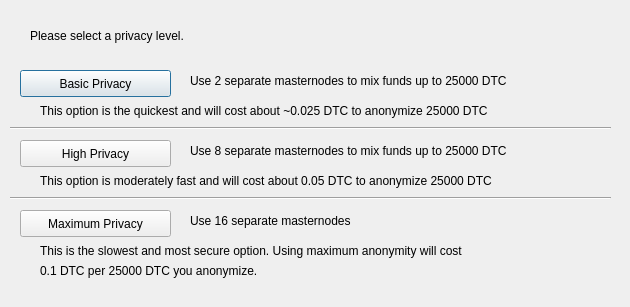
<?xml version="1.0" encoding="UTF-8"?>
<ui version="4.0">
 <class>DarksendConfig</class>
 <widget class="QDialog" name="DarksendConfig">
  <property name="geometry">
   <rect>
    <x>0</x>
    <y>0</y>
    <width>630</width>
    <height>307</height>
   </rect>
  </property>
  <property name="windowTitle">
   <string>Configure Darksend</string>
  </property>
  <widget class="QPushButton" name="buttonBasic">
   <property name="geometry">
    <rect>
     <x>20</x>
     <y>70</y>
     <width>151</width>
     <height>27</height>
    </rect>
   </property>
   <property name="text">
    <string>Basic Privacy</string>
   </property>
  </widget>
  <widget class="QPushButton" name="buttonHigh">
   <property name="geometry">
    <rect>
     <x>20</x>
     <y>140</y>
     <width>151</width>
     <height>27</height>
    </rect>
   </property>
   <property name="text">
    <string>High Privacy</string>
   </property>
  </widget>
  <widget class="QPushButton" name="buttonMax">
   <property name="geometry">
    <rect>
     <x>20</x>
     <y>210</y>
     <width>151</width>
     <height>27</height>
    </rect>
   </property>
   <property name="text">
    <string>Maximum Privacy</string>
   </property>
  </widget>
  <widget class="QLabel" name="label">
   <property name="geometry">
    <rect>
     <x>30</x>
     <y>20</y>
     <width>571</width>
     <height>31</height>
    </rect>
   </property>
   <property name="text">
    <string>Please select a privacy level.</string>
   </property>
  </widget>
  <widget class="QLabel" name="label_2">
   <property name="geometry">
    <rect>
     <x>190</x>
     <y>70</y>
     <width>421</width>
     <height>21</height>
    </rect>
   </property>
   <property name="text">
    <string>Use 2 separate masternodes to mix funds up to 25000 DTC</string>
   </property>
  </widget>
  <widget class="QLabel" name="label_3">
   <property name="geometry">
    <rect>
     <x>190</x>
     <y>140</y>
     <width>411</width>
     <height>21</height>
    </rect>
   </property>
   <property name="text">
    <string>Use 8 separate masternodes to mix funds up to 25000 DTC</string>
   </property>
  </widget>
  <widget class="QLabel" name="label_4">
   <property name="geometry">
    <rect>
     <x>190</x>
     <y>210</y>
     <width>421</width>
     <height>21</height>
    </rect>
   </property>
   <property name="text">
    <string>Use 16 separate masternodes</string>
   </property>
  </widget>
  <widget class="QLabel" name="label_6">
   <property name="geometry">
    <rect>
     <x>40</x>
     <y>100</y>
     <width>561</width>
     <height>21</height>
    </rect>
   </property>
   <property name="text">
    <string>This option is the quickest and will cost about ~0.025 DTC to anonymize 25000 DTC</string>
   </property>
  </widget>
  <widget class="QLabel" name="label_7">
   <property name="geometry">
    <rect>
     <x>40</x>
     <y>170</y>
     <width>561</width>
     <height>21</height>
    </rect>
   </property>
   <property name="text">
    <string>This option is moderately fast and will cost about 0.05 DTC to anonymize 25000 DTC</string>
   </property>
  </widget>
  <widget class="QLabel" name="label_8">
   <property name="geometry">
    <rect>
     <x>40</x>
     <y>240</y>
     <width>561</width>
     <height>21</height>
    </rect>
   </property>
   <property name="text">
    <string>This is the slowest and most secure option. Using maximum anonymity will cost</string>
   </property>
  </widget>
  <widget class="QLabel" name="label_9">
   <property name="geometry">
    <rect>
     <x>40</x>
     <y>260</y>
     <width>561</width>
     <height>21</height>
    </rect>
   </property>
   <property name="text">
    <string>0.1 DTC per 25000 DTC you anonymize.</string>
   </property>
  </widget>
  <widget class="Line" name="line">
   <property name="geometry">
    <rect>
     <x>10</x>
     <y>120</y>
     <width>601</width>
     <height>16</height>
    </rect>
   </property>
   <property name="orientation">
    <enum>Qt::Horizontal</enum>
   </property>
  </widget>
  <widget class="Line" name="line_2">
   <property name="geometry">
    <rect>
     <x>10</x>
     <y>190</y>
     <width>601</width>
     <height>16</height>
    </rect>
   </property>
   <property name="orientation">
    <enum>Qt::Horizontal</enum>
   </property>
  </widget>
 </widget>
 <resources/>
 <connections/>
</ui>
